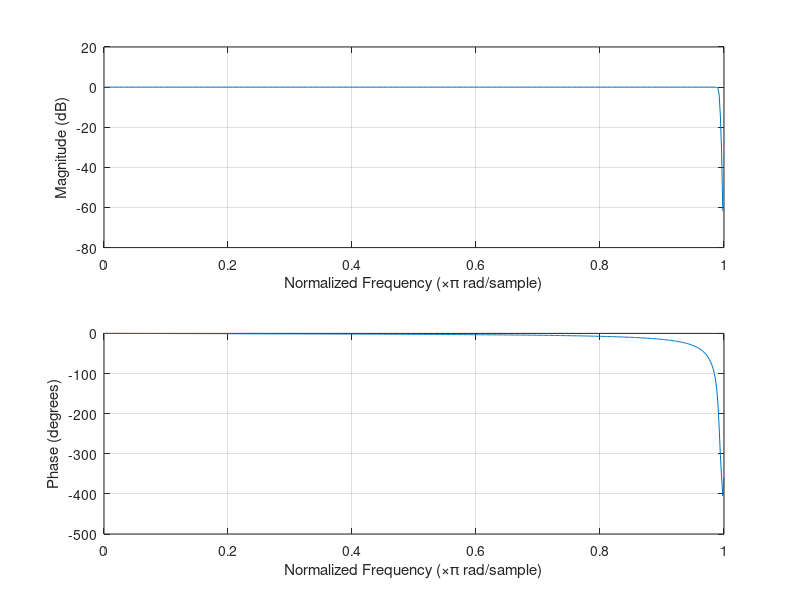
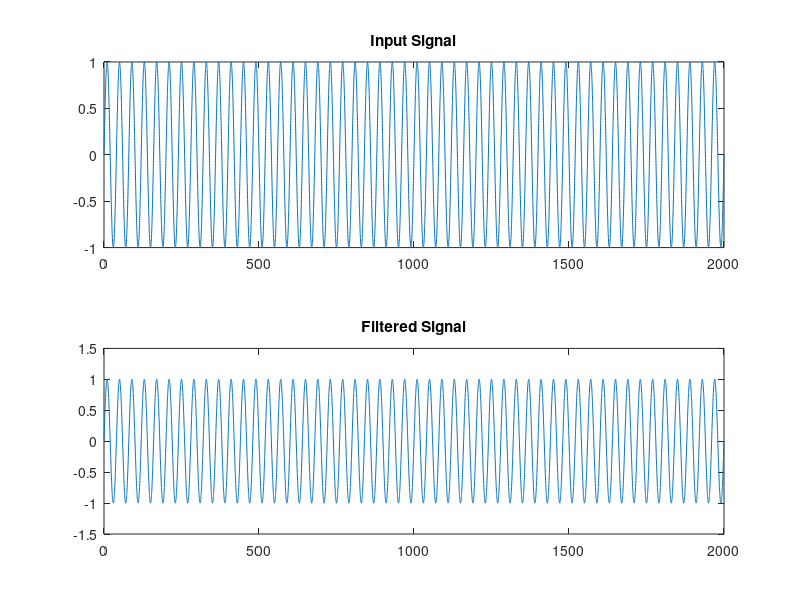

Source code (MATLAB) for these figures, in order:
clear
clc

% Filter Specifications
fc=input("Enter the cutoff frequency: ");
fs=input("Enter the sampling frequency: ");

order = input("Order ");      % Filter order

% Analog prototype filter design
wc = 2*pi*fc;
[num,den] = butter(order, wc, 's');

% Bilinear transform
[num_d,den_d] = bilinear(num,den,fs);

% Normalize the coefficients
b = num_d / den_d(1);
a = den_d / den_d(1);

% Plot frequency response
freqz(b,a);

% Apply the filter to a signal
x = sin(2*pi*50*(0:0.0001:1));    % Input signal
y = filter(b,a,x);                 % Filtered signal

% Plot input and output signals
t = (0:length(x)-1) / fs;
figure;
subplot(2,1,1); plot(t,x); title('Input Signal');
subplot(2,1,2); plot(t,y); title('Filtered Signal');